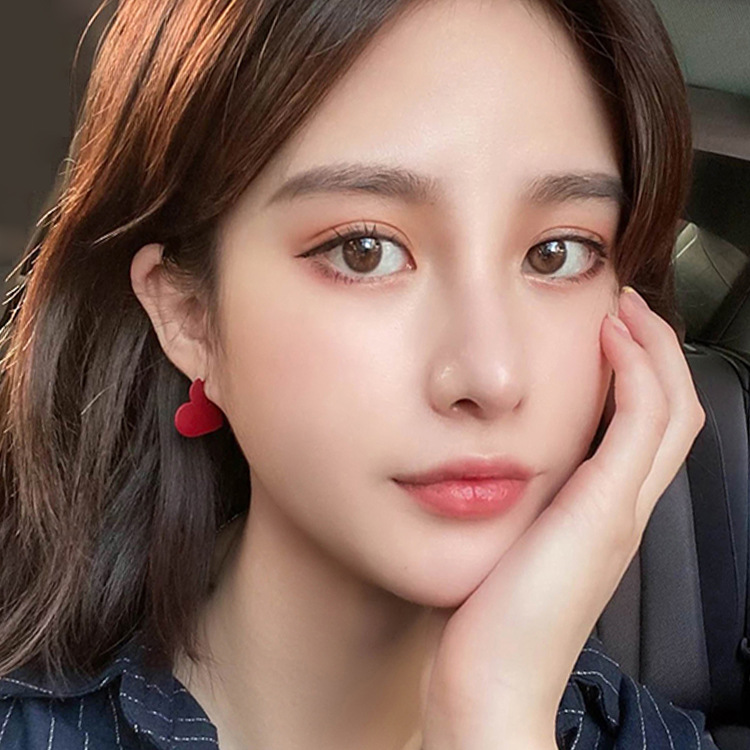
#> input picture data/iu-lizhien.jpeg, 750 x 750 px, found by its file name
$ python remove_noise.py
#> lines starting #> are read from the running program, lines starting #| are printed output that depends on the picture
import cv2
import skimage
import numpy as np
# 本地读取文件图片

img = cv2.imread('data/iu-lizhien.jpeg')
#> img is the input picture: shape (750, 750, 3); mean B, G, R 96.1, 106.3, 133.4

# 2.添加噪声
# 方法1：用第三方工具添加噪声
noise_img = skimage.util.random_noise(img, mode="salt")
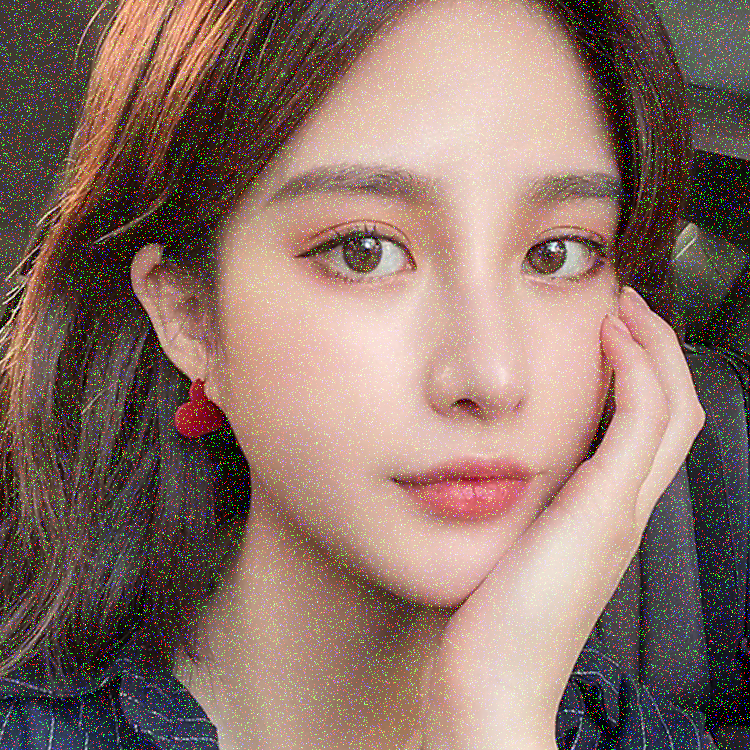
#> noise_img: shape (750, 750, 3) float64; mean B, G, R 0.408, 0.446, 0.547


# [18 lines of commented-out code are left out]

def compute_pixel_value(img, i, j, ksize, channel):
    h_begin = max(0, i - ksize // 2)
    h_end = min(img.shape[0], i + ksize // 2)
    w_begin = max(0, j - ksize // 2)
    w_end = min(img.shape[1], j + ksize // 2)
    return np.median(img[h_begin:h_end, w_begin:w_end, channel])

def denoise(img, ksize):
    output = np.zeros(img.shape)
    for i in range(img.shape[0]):
        for j in range(img.shape[1]):
            output[i, j, 0] = compute_pixel_value(img, i, j, ksize, 0)
            output[i, j, 1] = compute_pixel_value(img, i, j, ksize, 1)
            output[i, j, 2] = compute_pixel_value(img, i, j, ksize, 2)
    return output

# output = denoise(noise_img, 3)
cv2.imshow("noise_img", noise_img)
cv2.waitKey()
